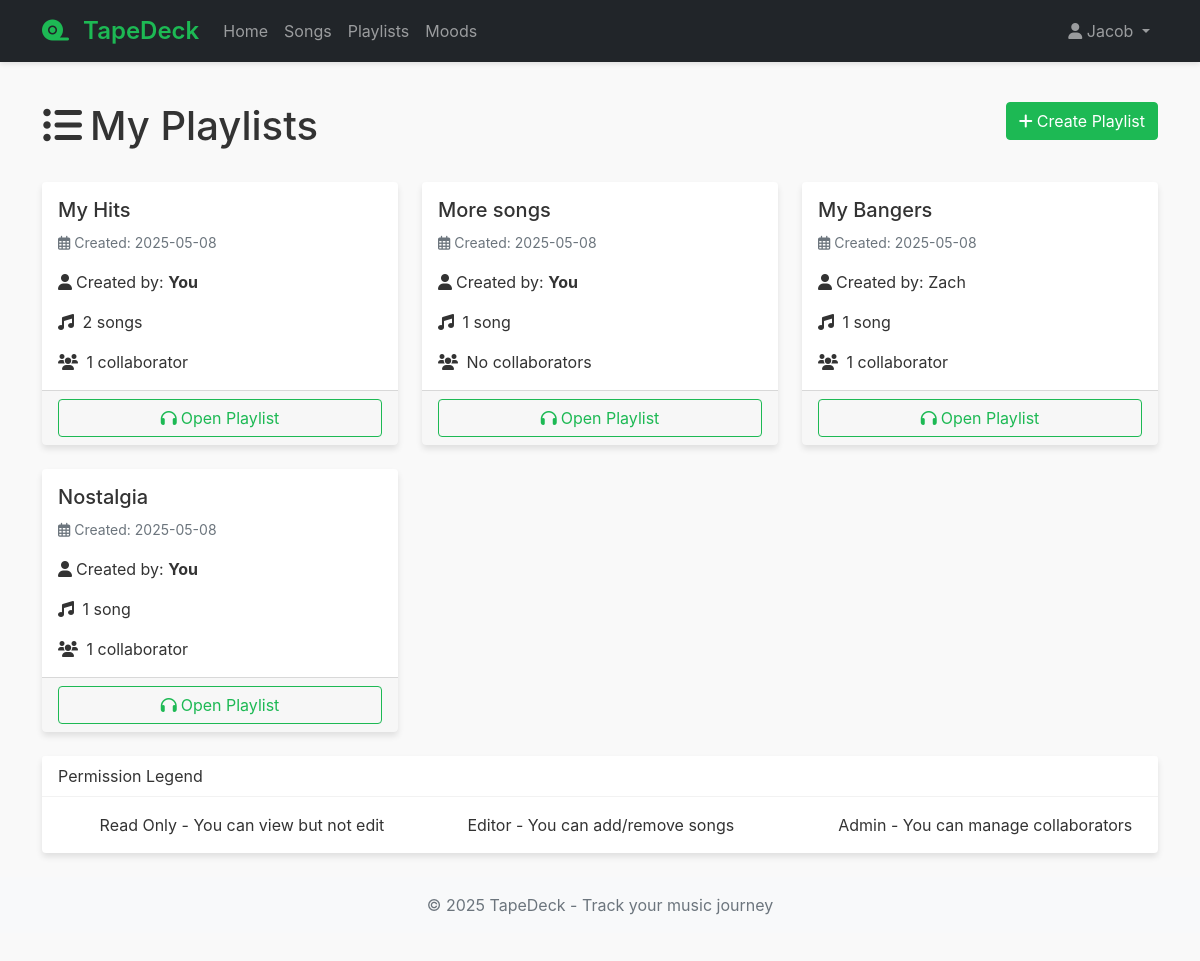
Page /playlists (signed in) on the committed database.
### models.py (models this page shows, shortened)
class User(UserMixin, db.Model):
    __tablename__ = 'user'
    user_id = db.Column(db.Integer, primary_key=True)
    email = db.Column(db.String(120), unique=True, nullable=False)
    username = db.Column(db.String(80), unique=True, nullable=False)
    password_hash = db.Column(db.String(128))
    ratings = db.relationship('SongRating', backref='user', lazy=True)
    playlists = db.relationship('Playlist', secondary=playlist_manager, backref=db.backref('users', lazy='dynamic'))
    moods = db.relationship('Mood', backref='user', lazy=True)

class Playlist(db.Model):
    __tablename__ = 'playlist'
    playlist_id = db.Column(db.Integer, primary_key=True)
    playlist_name = db.Column(db.String(100), nullable=False)
    created_by = db.Column(db.Integer, db.ForeignKey('user.user_id'), nullable=False)
    created_at = db.Column(db.DateTime, default=datetime.utcnow)
    creator = db.relationship('User', foreign_keys=[created_by])

### routes.py (the view)
@bp.route('/playlists')
@login_required
def playlists():
    user_playlists = Playlist.query.join(playlist_manager).filter(
        playlist_manager.c.user_id == current_user.user_id
    ).all()
    return render_template('playlists.html', playlists=user_playlists)

### app.py (called while the page is built)
def create_app(config_class=Config):
    app = Flask(__name__)
    app.config.from_object(config_class)
    app.jinja_env.globals.update(enumerate=enumerate)
    db.init_app(app)
    login_manager = LoginManager()
    login_manager.login_view = 'routes.login'
    login_manager.login_message_category = 'info'
    login_manager.init_app(app)
    @login_manager.user_loader
    def load_user(user_id):
        return User.query.get(int(user_id))
    app.register_blueprint(routes_bp)
    with app.app_context():
        db.create_all()
    return app

### templates/playlists.html (shortened to what this page needs)
{% extends "base.html" %}
{% block content %}
<div class="row mb-4">
    <div class="col">
        <h1>
            <i class="fas fa-list-ul me-2"></i>My Playlists
            <a href="{{ url_for('routes.create_playlist') }}" class="btn btn-primary float-end">
                <i class="fas fa-plus me-1"></i>Create Playlist
            </a>
        </h1>
    </div>
</div>
<div class="row row-cols-1 row-cols-md-2 row-cols-lg-3 g-4">
    {% for playlist in playlists %}
    <div class="col">
        <div class="card h-100 playlist-card">
            <div class="card-body">
                <h5 class="card-title">
                    {{ playlist.playlist_name }}
                    {% set permission = playlist.users.filter_by(user_id=current_user.user_id).first().permissions %}
                </h5>
                <p class="card-text text-muted mb-3">
                    <small>
                        <i class="far fa-calendar-alt me-1"></i>Created:
                        {{ playlist.created_at.strftime('%Y-%m-%d') }}
                    </small>
                </p>
                <p class="card-text">
                    <i class="fas fa-user me-1"></i>Created by:
                    {% if playlist.created_by == current_user.user_id %}
                        <span class="fw-bold">You</span>
                    {% else %}
                        {{ playlist.creator.username }}
                    {% endif %}
                </p>
                <p class="card-text">
                    <i class="fas fa-music me-1"></i>
                    {% set song_count = playlist.songs.count() %}
                    {% if song_count == 0 %}
                        No songs
                    {% elif song_count == 1 %}
                        1 song
                    {% else %}
                        {{ song_count }} songs
                    {% endif %}
                </p>
                {% set collaborator_count = playlist.users.count() - 1 %}
                <p class="card-text">
                    <i class="fas fa-users me-1"></i>
                    {% if collaborator_count == 0 %}
                        No collaborators
                    {% elif collaborator_count == 1 %}
                        1 collaborator
                    {% else %}
                        {{ collaborator_count }} collaborators
                    {% endif %}
                </p>
            </div>
            <div class="card-footer">
                <a href="{{ url_for('routes.view_playlist', playlist_id=playlist.playlist_id) }}" class="btn btn-outline-primary w-100">
                    <i class="fas fa-headphones me-1"></i>Open Playlist
                </a>
            </div>
        </div>
    </div>
    {% endfor %}
</div>
{% if playlists %}
<div class="card mt-4">
    <div class="card-header">
        Permission Legend
    </div>
    <div class="card-body">
        <div class="row">
            <div class="col-md-4">
                <span class="badge permission-badge-1 me-2">
                    <i class="fas fa-eye"></i>
                </span>
                Read Only - You can view but not edit
            </div>
            <div class="col-md-4">
                <span class="badge permission-badge-2 me-2">
                    <i class="fas fa-edit"></i>
                </span>
                Editor - You can add/remove songs
            </div>
            <div class="col-md-4">
                <span class="badge permission-badge-3 me-2">
                    <i class="fas fa-crown"></i>
                </span>
                Admin - You can manage collaborators
            </div>
        </div>
    </div>
</div>
{% endif %}
{% endblock %}

### templates/base.html (shortened to what this page needs)
<!DOCTYPE html>
<html lang="en">
<head>
    <link href="https://cdn.jsdelivr.net/npm/bootstrap@5.1.3/dist/css/bootstrap.min.css" rel="stylesheet">
    <link rel="stylesheet" href="https://cdnjs.cloudflare.com/ajax/libs/font-awesome/6.0.0-beta3/css/all.min.css">
    <link rel="stylesheet" href="{{ url_for('static', filename='css/style.css') }}">
</head>
<body>
    <nav class="navbar navbar-expand-lg navbar-dark bg-dark">
        <div class="container">
            <a class="navbar-brand" href="{{ url_for('routes.home') }}">
                <i class="fas fa-tape"></i> {{ config.APP_NAME }}
            </a>
            <div class="collapse navbar-collapse" id="navbarNav">
                <ul class="navbar-nav me-auto">
                    {% if current_user.is_authenticated %}
                        <li class="nav-item">
                            <a class="nav-link" href="{{ url_for('routes.home') }}">Home</a>
                        </li>
                        <li class="nav-item">
                            <a class="nav-link" href="{{ url_for('routes.songs') }}">Songs</a>
                        </li>
                        <li class="nav-item">
                            <a class="nav-link" href="{{ url_for('routes.playlists') }}">Playlists</a>
                        </li>
                        <li class="nav-item">
                            <a class="nav-link" href="{{ url_for('routes.moods') }}">Moods</a>
                        </li>
                    {% endif %}
                </ul>
                <ul class="navbar-nav">
                    {% if current_user.is_authenticated %}
                        <li class="nav-item dropdown">
                            <a class="nav-link dropdown-toggle" href="#" id="userDropdown" role="button" data-bs-toggle="dropdown">
                                <i class="fas fa-user"></i> {{ current_user.username }}
                            </a>
                        </li>
                    {% endif %}
                </ul>
            </div>
        </div>
    </nav>
    <main class="container py-4">
        {% block content %}{% endblock %}
    </main>
    <footer class="footer mt-auto py-3 bg-light">
        <div class="container text-center">
            <span class="text-muted">© 2025 {{ config.APP_NAME }} - Track your music journey</span>
        </div>
    </footer>
</body>
</html>

### static/css/style.css (style rules this page uses)
:root { --primary-color: #1DB954; --primary-dark: #1AA34A; --secondary-color: #191414; --accent-color: #FF6B6B; --light-bg: #f8f9fa; --card-shadow: 0 4px 6px rgba(0, 0, 0, 0.1); --text-muted: #6c757d; }
body { font-family: 'Inter', -apple-system, BlinkMacSystemFont, 'Segoe UI', Roboto, Oxygen, Ubuntu, Cantarell, sans-serif; background-color: #f9f9f9; color: #333; padding-bottom: 2rem; }
.btn-primary { background-color: var(--primary-color); border-color: var(--primary-color); }
.btn-outline-primary { color: var(--primary-color); border-color: var(--primary-color); }
.navbar { box-shadow: 0 2px 5px rgba(0, 0, 0, 0.1); background-color: #fff; }
.navbar-brand { font-weight: 600; font-size: 1.5rem; color: var(--primary-color) !important; }
.navbar-brand i { margin-right: 0.5rem; }
.card { border: none; box-shadow: var(--card-shadow); transition: transform 0.2s ease-in-out; }
.card-header { background-color: #fff; border-bottom: 1px solid rgba(0, 0, 0, 0.05); }
.playlist-card { height: 100%; }

### rows in the picture
User: username "Jacob"
Playlist: playlist_name "My Hits", created_at "2025-05-08", shows "You", song_count "2", shows "1 collaborator"
Playlist: playlist_name "More songs", created_at "2025-05-08", shows "You", shows "1 song", shows "No collaborators"
Playlist: playlist_name "My Bangers", created_at "2025-05-08", creator.username "Zach", shows "1 song", shows "1 collaborator"
Playlist: playlist_name "Nostalgia", created_at "2025-05-08", shows "You", shows "1 song", shows "1 collaborator"

### other values in the picture
{{ config.APP_NAME }} "TapeDeck"
